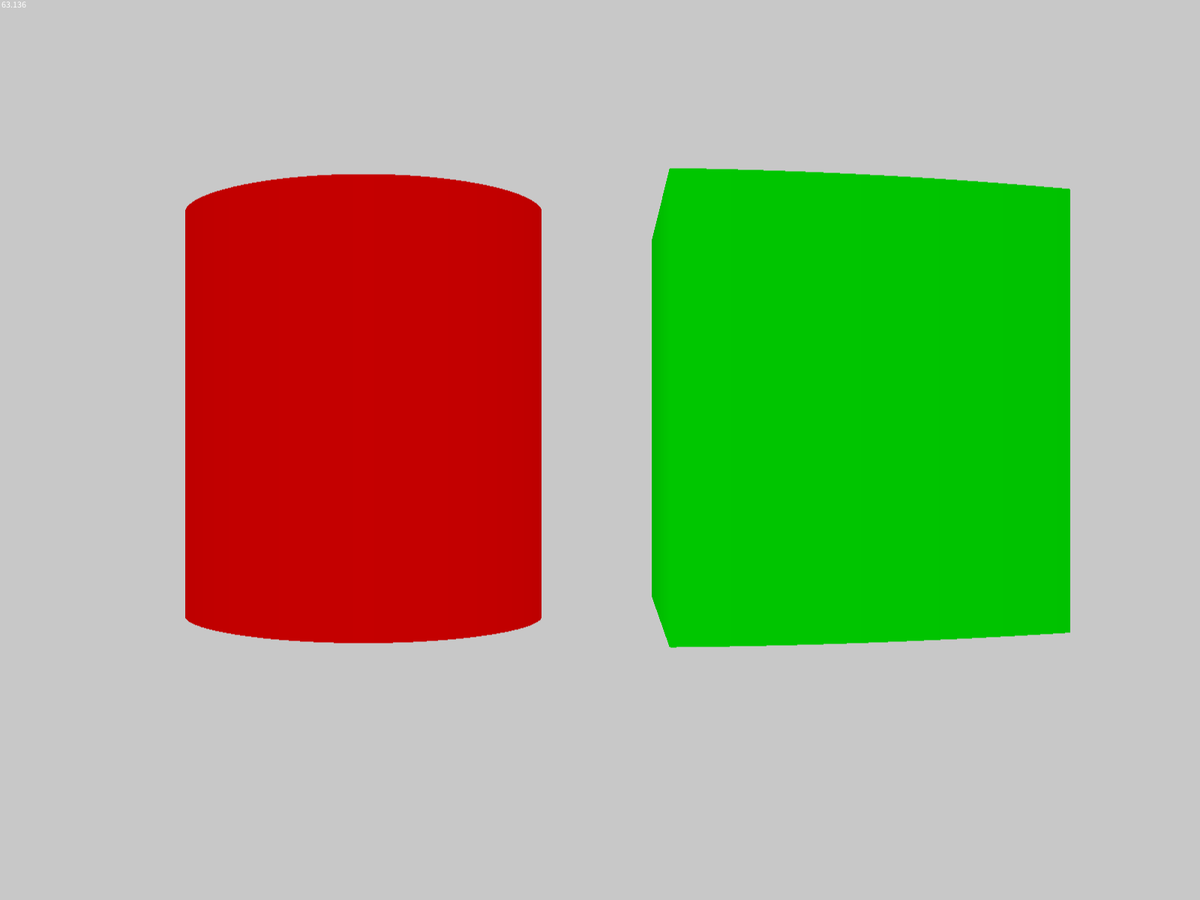
Frame 1 (no input)
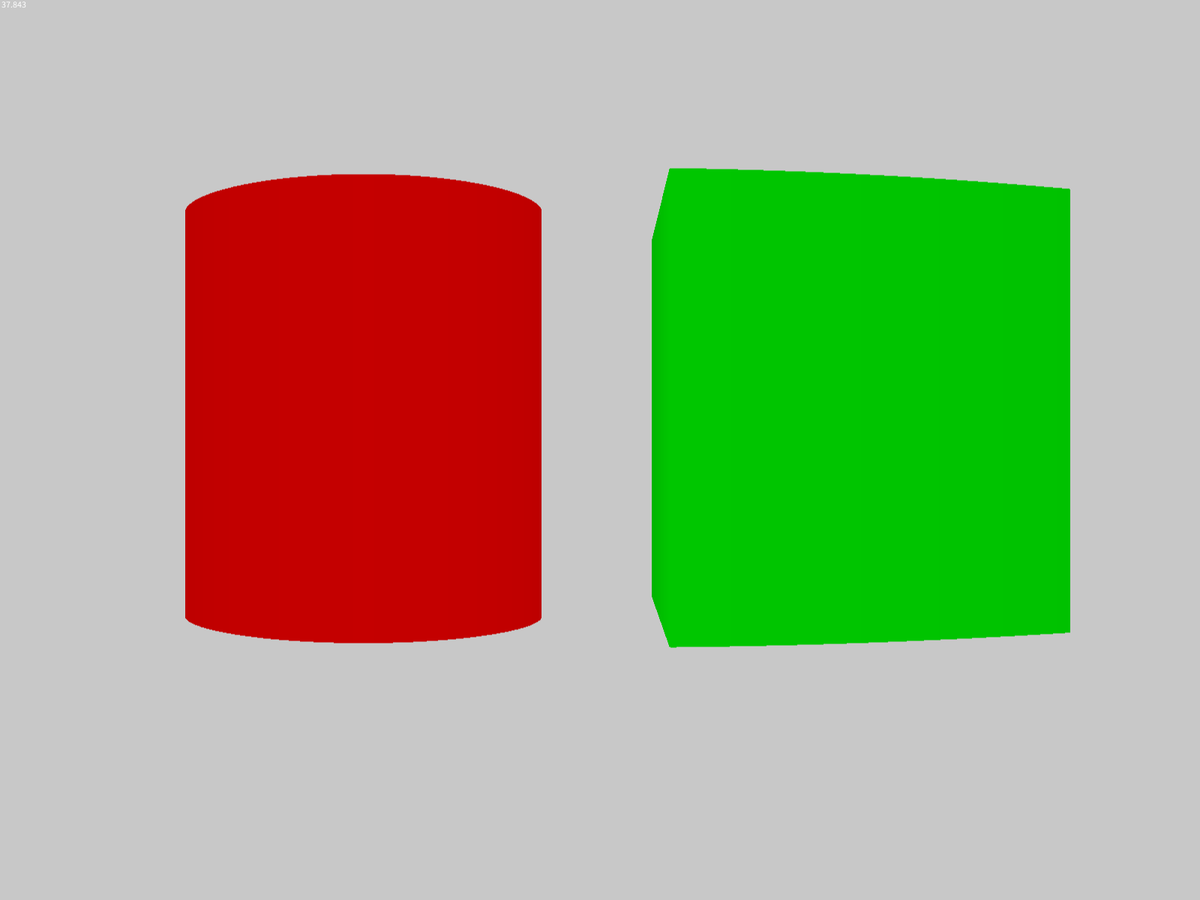
Frame 60 (the mouse pressed at the canvas centre just before this capture)
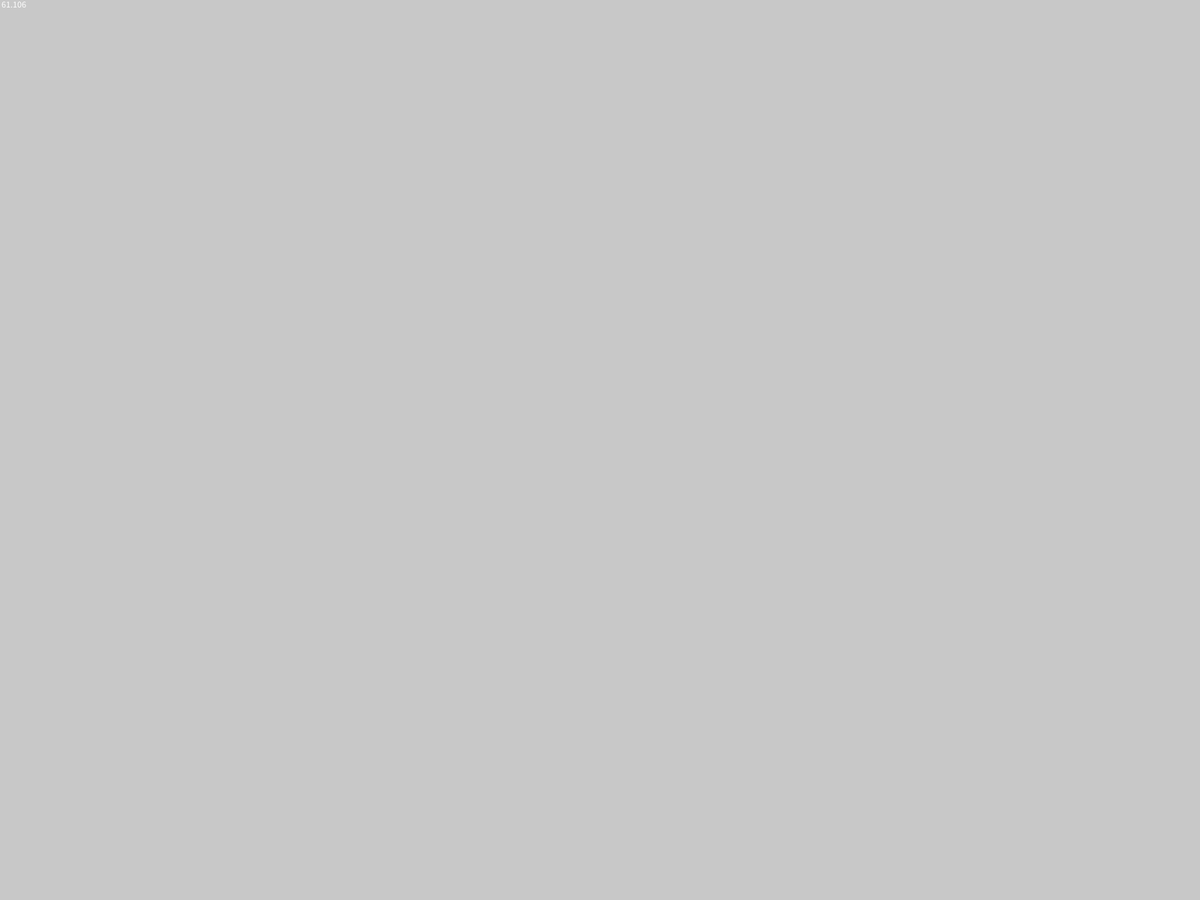
Frame 120 (the mouse held since frame 60 and released just before this capture)

The Processing sketch that drew these frames (run headless with seeded random() and noise(); from frame 60 on, the mouse is pressed at the canvas centre):

// Processing sketch: Engine
// ── Engine.pde
PVector camera = new PVector(100,100,0);
PVector ray = new PVector(0,0,0);
float dist[] = new float[2];
float drawing,engle,distance,min_dist,max_dist,scl;
float wid;
void setup(){
  frameRate(1000);
  size(640,360);
  fullScreen();
  drawing=100;
  ray.z=camera.z-engle/2;
  engle=1;
  min_dist=0.1;
  max_dist=500;
  scl=width;
}
void draw(){
  float rot = mouseX;
  camera.z = rot/100;
  background(200);
  //fill(#00C800);
  //rect(0,height/2,width,height/2);
  for(ray.z=camera.z-engle/2;ray.z<camera.z+engle/2;ray.z+=1/scl){
    ray.x=camera.x;
    ray.y=camera.y;
    distance=0;
    for(int i=0;i<drawing;i++){
      dist[0]=dCircle(ray,new PVector(200,80),new PVector(30,1),#FF0000);
      //#FF7F00 #0000FF
      dist[1]=dBox(ray,new PVector(200,120),new PVector(30,30,1),#00FF00);
      distance+=min(dist);
      if(min(dist)<min_dist){break;}
      ray.x+=min(dist)*cos(ray.z);
      ray.y+=min(dist)*sin(ray.z);
    }
    render();
  }
  fill(255);
  text(frameRate,0,10);
}
float dCircle(PVector r,PVector circle,PVector size,color col){
  float dist;
  dist=dist(r.x,r.y,circle.x,circle.y)-size.x/2;
  if(dist<min_dist){
    col=getLight(col);
    stroke(col);
    wid=size.y;
  }
  return dist;
}
float dBox(PVector r,PVector box,PVector size,color col){
  float dist;
  dist=dist(r.x,r.y,(max(abs(r.x-box.x)-size.x/2,0.0))+ray.x,(max(abs(r.y-box.y)-size.y/2,0.0))+ray.y);;
  if(dist<min_dist){
    col=getLight(col);
    stroke(col);
    wid=size.z;
  }
  return dist;
}

color getLight(color col){
  float black=distance/1.5;
  col=color(red(col)-black,green(col)-black,blue(col)-black);
  return col;
}

void render(){
  float rayE;
  if(distance<max_dist){
    strokeWeight(width/scl);
    strokeCap(SQUARE);
    rayE=map(ray.z,-engle/2+camera.z,engle/2+camera.z,0,width);
    distance=width*20/distance;
    line(rayE,height/2-distance*wid,rayE,distance*0.7+height/2);
    stroke(50);
  }
}

// ── game.pde
void keyPressed()
{
  int speed=1;
  switch (key) {
      case 'w':
        camera.x+=(speed)*cos(camera.z);
        camera.y+=(speed)*sin(camera.z);
        break;
      case 's':
        camera.x-=(speed)*cos(camera.z);
        camera.y-=(speed)*sin(camera.z);
        break;
      case 'd':
        camera.x-=(speed)*cos(camera.z+(PI*3)/2);
        camera.y-=(speed)*sin(camera.z+(PI*3)/2);
        break;
      case 'a':
        camera.x-=(speed)*cos(camera.z-(PI*3)/2);
        camera.y-=(speed)*sin(camera.z-(PI*3)/2);
        break;
    }
}
